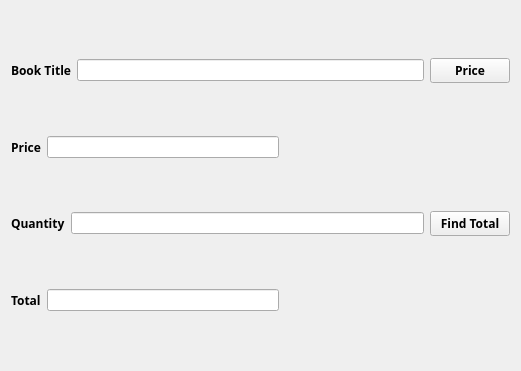
<?xml version="1.0" encoding="UTF-8"?>
<ui version="4.0">
 <class>Library</class>
 <widget class="QWidget" name="Library">
  <property name="geometry">
   <rect>
    <x>0</x>
    <y>0</y>
    <width>521</width>
    <height>371</height>
   </rect>
  </property>
  <property name="windowTitle">
   <string>Form</string>
  </property>
  <layout class="QVBoxLayout" name="verticalLayout">
   <item>
    <layout class="QHBoxLayout" name="horizontalLayout">
     <item>
      <widget class="QLabel" name="lb_book">
       <property name="font">
        <font>
         <family>Book Antiqua</family>
         <weight>75</weight>
         <bold>true</bold>
        </font>
       </property>
       <property name="text">
        <string>Book Title</string>
       </property>
       <property name="alignment">
        <set>Qt::AlignCenter</set>
       </property>
      </widget>
     </item>
     <item>
      <widget class="QLineEdit" name="t_bookname"/>
     </item>
     <item>
      <widget class="QPushButton" name="pb_price">
       <property name="font">
        <font>
         <family>Book Antiqua</family>
         <weight>75</weight>
         <bold>true</bold>
        </font>
       </property>
       <property name="text">
        <string>Price</string>
       </property>
      </widget>
     </item>
    </layout>
   </item>
   <item>
    <layout class="QHBoxLayout" name="horizontalLayout_2">
     <item>
      <widget class="QLabel" name="lb_price">
       <property name="font">
        <font>
         <family>Book Antiqua</family>
         <weight>75</weight>
         <bold>true</bold>
        </font>
       </property>
       <property name="text">
        <string>Price</string>
       </property>
       <property name="alignment">
        <set>Qt::AlignCenter</set>
       </property>
      </widget>
     </item>
     <item>
      <widget class="QLineEdit" name="t_price"/>
     </item>
     <item>
      <spacer name="horizontalSpacer">
       <property name="orientation">
        <enum>Qt::Horizontal</enum>
       </property>
       <property name="sizeHint" stdset="0">
        <size>
         <width>40</width>
         <height>20</height>
        </size>
       </property>
      </spacer>
     </item>
    </layout>
   </item>
   <item>
    <layout class="QHBoxLayout" name="horizontalLayout_3">
     <item>
      <widget class="QLabel" name="lb_quantity">
       <property name="font">
        <font>
         <family>Book Antiqua</family>
         <weight>75</weight>
         <bold>true</bold>
        </font>
       </property>
       <property name="text">
        <string>Quantity</string>
       </property>
      </widget>
     </item>
     <item>
      <widget class="QLineEdit" name="t_quantity"/>
     </item>
     <item>
      <widget class="QPushButton" name="pb_total">
       <property name="font">
        <font>
         <family>Book Antiqua</family>
         <weight>75</weight>
         <bold>true</bold>
        </font>
       </property>
       <property name="text">
        <string>Find Total</string>
       </property>
      </widget>
     </item>
    </layout>
   </item>
   <item>
    <layout class="QHBoxLayout" name="horizontalLayout_4">
     <item>
      <widget class="QLabel" name="lb_total">
       <property name="font">
        <font>
         <family>Book Antiqua</family>
         <weight>75</weight>
         <bold>true</bold>
        </font>
       </property>
       <property name="text">
        <string>Total</string>
       </property>
      </widget>
     </item>
     <item>
      <widget class="QLineEdit" name="t_totalprice"/>
     </item>
     <item>
      <spacer name="horizontalSpacer_2">
       <property name="orientation">
        <enum>Qt::Horizontal</enum>
       </property>
       <property name="sizeHint" stdset="0">
        <size>
         <width>40</width>
         <height>20</height>
        </size>
       </property>
      </spacer>
     </item>
    </layout>
   </item>
  </layout>
 </widget>
 <resources/>
 <connections/>
</ui>
